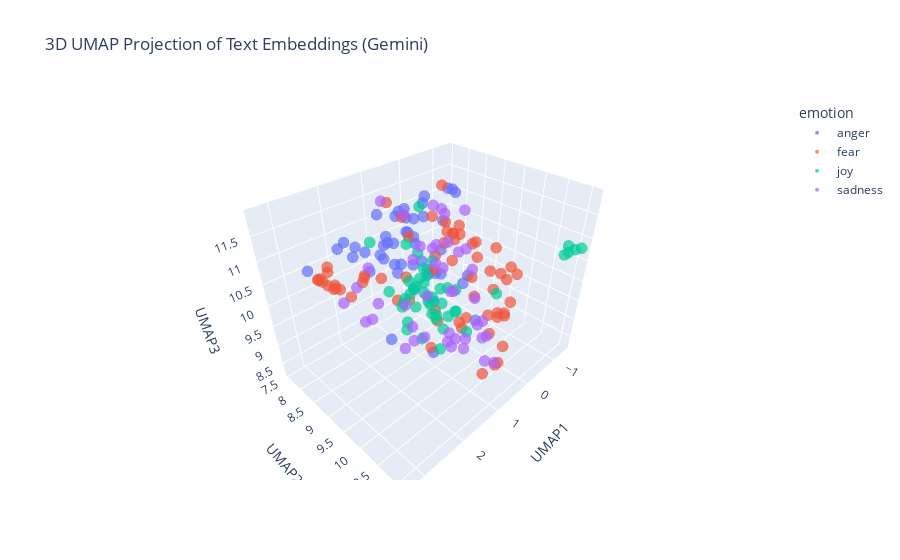

Here is the notebook cell this chart was saved with:
### Markdown cell above
---
##### <a id='toc1_5_8_1_1_'></a>[**>>> Exercise 4 (Take home):**](#toc0_)

Apply UMAP to the same embeddings to reduce the dimensionality to 3D vectors and plot the 3D graph, discuss the differences and similarities with the 2D graph.

### Code cell
import pandas as pd
import numpy as np
import umap
import plotly.express as px
from IPython.display import display, Markdown

# Load the embeddings data
train_df_new = pd.read_pickle("./data/train_df_sample_embeddings.pkl")
test_df_new = pd.read_pickle("./data/test_df_sample_embeddings.pkl")

# Combine training and testing data
combined_df = pd.concat([train_df_new, test_df_new], ignore_index=True)

# Prepare embeddings for UMAP
X_embeddings = np.array(combined_df["embeddings_values"].tolist())

# Apply UMAP for 3D reduction
reducer_3d = umap.UMAP(n_components=3, metric="cosine", random_state=28)
embedding_3d = reducer_3d.fit_transform(X_embeddings)

# Create a DataFrame for 3D plotting
df_plot_3d = pd.DataFrame(embedding_3d, columns=["UMAP1", "UMAP2", "UMAP3"])
df_plot_3d["emotion"] = combined_df["emotion"]
df_plot_3d["intensity"] = combined_df["intensity"]
df_plot_3d["text"] = combined_df["text"]

# Create a 3D interactive plot
fig_3d = px.scatter_3d(
    df_plot_3d,
    x="UMAP1",
    y="UMAP2",
    z="UMAP3",
    color="emotion",
    hover_data=["text", "intensity"],
    title="3D UMAP Projection of Text Embeddings (Gemini)"
)
fig_3d.update_traces(marker=dict(size=4, opacity=0.7))
fig_3d.show()

### Figure 1 — Plotly figure (JSON) as saved in the notebook; plotly's stock layout.template omitted (floating-point values rounded to 4 significant figures)
{"data": [{"customdata": [["pressure does burst pipes 😭", 0.479], ["Absolutely fuming that some woman jumped into my prebooked taxi and drove off 😡", 0.75], ["Yet we still have deaths, road rage, &amp; violations on the road, despite a widely accepted concept of 'personal accountability' while driving", 0.521], ["@NessaMatthews he's perfect. But not even in that way where you sort of resent him or suspect that he leads a double life. Just perfect.", 0.271], ["@LisaAsquithtobe @craig8710 @WayneHaselden @june65wigan everyone is against wigan because we are the biggest club ", 0.354], ["@_Inferno217_ @PaladinsGame ummm that dragons fury though..", 0.271], ["@SarahMi40605180 @kaileighhxo sorry to burst the bubble but there was never any illusion 🙈😂😂", 0.396], ["@Lexual__ @jdspielman10 RIP to the 100s of black men,, women,CHILDREN killed in Chicago. Where is the outrage?", 0.562], ["@BarackObama I love Lizzy Warren's latest rage against Wall Street.", 0.177], ["doing some testing with my current earth burst team", 0.375], ["@josephperson Cam is still rattled from the backlash he received when he made the black QB comment and suffered the wrath of White America.", 0.396], ["@djddueces jojo at 12:30 and not midnight lets rage WRYYYYYY", 0.542], [".@LEAFYSZERKER @markiplier is that an insult? Sounds like a job well done. it's red so it's done the job it was suppose to do #justsaying", 0.521], ["@ChurdAllan fucked my coupon that goal! #raging", 0.729], ["Paul forever. Paul should have won! Paul played such a better game! #BB18 ", 0.438], ["@AuntieSupreme @KimberlyCarole y'all found me to express yalls displeasure. 😉", 0.438], ["@KingNicky7 also madden isn't the funniest game to watch and if there isn't much happening it's boring", 0.25], ["That AK47 leave your spine with a frown", 0.521], ["I screened my own snap what kind of narcissistic ass would smh", 0.479], ["np rum rage", 0.417], ["Now that @Jasmine_Wrn has snapchat back it's a constant battle to see who can get the ugliest snap of one another 😂🙃 #snap survival", 0.458], ["So I wished my sis 12 midnight but received no reply from her. My 2nd sis JUST wished her, got a reply. You know who's the fav ", 0.479], ["Bloods boiling", 0.708], ["the teams that face Barca and Bayern after a defeat are the ones who face the wrath", 0.458], ["Chris ate all my mac n cheese so imma eat all his taffy ", 0.438], ["Thursdays at 6pm Vespers &amp; Meditation #prayerful #plainsong #multisensory #candles #incense #psalms #music #silence #faithful sing or listen", 0.208], ["Recommended reading: Prisoners of Hate by Aaron Beck ", 0.292], ["Anger is cheap and politeness is expensive. Don't expect everybody to be polite. #ThoughtfulThursday  #politeness", 0.333], ["Someone needs to tell Candice she'll be stuck with that shitty pout if the wind changes. #GBBO", 0.688], ["Love how Megan is raging about this Kendall Jenner photo and I'm sat here like 🤔🙃", 0.396], ["Ellie just gave me loads of gifts with notes on em for uni n I burst out in tears, I LOVE HER😩", 0.146], ["The bubble has officially burst. 98 boys to beat for the trophy and all the glory #wptmain #bye", 0.29], ["@politico @realDonaldTrump another angry white man!", 0.708], ["My baskets are better when I'm in a bad mood someone irritate me before practice please", 0.479], ["I wish the next madden has a story mode too. Just like Fifa 17 #madden", 0.312], ["@brian5or6 turn that shit off!   Home Button under Accessibility. \\n\\nWhen did innovation become mind fuckery? . #iphonePhoneHome", 0.688], ["Finding out my two best Fwendz are going to rage with me at @lifeisbeautiful makes this last week of no sleep extra worth it", 0.438], ["@tmz @HarveyLevinTMZ   Hell hath no fury like a women scorned.    It's the affair.  Not the parenting", 0.667], ["Sorry guys I have absolutely no idea what time i'll be on cam tomorrow but will keep you posted. ", 0.202], ["Is it me, or is Ding wearing the look of a man who's just found his arch enemy in bed with his missus? #angryman #scowl", 0.5], ["@ZubairSabirPTI  pls dont insult the word 'Molna'", 0.479], ["@LiamCannon1 He's just too raging to type properly... Ha ha!", 0.375], ["Anger, resentment, and hatred are the destroyer of your fortune today.", 0.396], ["Just watched Django Unchained, Other people may frown, but I titter in delight! 2/5", 0.229], ["#oow16 #sting decent new song", 0.125], ["@RevTrevK @Wolfman93011 @Daraidernation @EROCKhd Take 2k out of it the numbers on madden are low and have dropped and people are unhappy", 0.586], ["Ok scrubbed hands 5 times before trying to put them in.\\nEyeballs #burning \\n#EvenMoreBlind accidentally scared the #cat whilst #screeching", 0.604], ["@DJ_JeanFranko growl!!!", 0.5]], "hovertemplate": "emotion=anger<br>UMAP1=%{x}<br>UMAP2=%{y}<br>UMAP3=%{z}<br>text=%{customdata[0]}<br>intensity=%{customdata[1]}<extra></extra>", "legendgroup": "anger", "marker": {"color": "#636efa", "opacity": 0.7, "size": 4, "symbol": "circle"}, "mode": "markers", "name": "anger", "scene": "scene", "showlegend": true, "type": "scatter3d", "x": [0.9705, 1.047, 2.001, -0.5341, 0.3173, 0.5551, 0.3053, 2.176, 2.237, 0.6378, 2.099, 1.009, 0.6629, 0.9029, -0.02036, 0.3733, 0.06703, 0.7404, 0.07909, 1.118, -0.006704, -0.4506, 1.418, 1.193, 0.7726, 1.239, 1.577, 1.694, 0.3172, 0.3621, -0.4978, 0.1882, 2.229, 1.214, -0.07549, 0.4273, 0.1444, 1.369, -0.1761, 1.227, 3.287, 0.8325, 1.48, 0.1968, 1.533, 0.1491, 0.6226, 1.047], "y": [9.232, 8.693, 8.798, 8.151, 9.01, 8.415, 8.382, 8.564, 8.186, 9.278, 8.557, 7.993, 8.579, 8.383, 7.8, 8.028, 8.886, 9.19, 8.195, 8.446, 8.128, 9.07, 8.805, 8.735, 8.126, 9.675, 8.684, 8.274, 7.882, 7.978, 8.018, 8.469, 8.409, 8.645, 8.959, 8.612, 7.946, 8.302, 9.583, 8.351, 8.948, 8.504, 8.467, 7.984, 8.709, 9.076, 9.847, 8.169], "z": [10.54, 11.52, 10.76, 9.908, 11.26, 10.77, 10.07, 11.04, 11.08, 10.31, 11.21, 10.58, 10.72, 11.45, 10.76, 10.66, 11.82, 9.63, 11.29, 10.86, 10.93, 9.664, 10.66, 10.53, 11.21, 8.857, 10.8, 10.82, 11.14, 10.98, 9.212, 9.718, 11.3, 10.3, 11.71, 11.68, 9.018, 11.51, 8.83, 11.01, 11.43, 11.02, 10.75, 9.743, 8.789, 11.88, 10.35, 10.73]}, {"customdata": [["Can't start a good day without a cup of tea! \\n\\n#tea #start #day #goodday", 0.104], ["@NFYFC @Wilkster_ hmm, don't know many yf  who are short on confidence! Wish I'd been one, ", 0.431], ["Just feel awkward that I'm being timid to everyone.", 0.646], ["For the last 2 years the U.S. has been averaging about 4 terrorist attacks a month. Good debate topic. #Trump #Hillary ", 0.438], ["It's a good day at work when you get to shake Jim Lehrer's hand. Thanks, @keratx! Still kicking myself for being to shy to hug @mcuban.", 0.208], ["This is the first time I've written anything on this series in over two years, so I'm checking back in for one last nightmare.", 0.688], ["... in the same speech.  However he did mention foreign hand and funding in terrorism in the country. 👍\\n#ProudOfYouPrimeMinister", 0.417], ["We can't stop racism overnight. Nor gun violence. Nor terrorism. But we CAN literally stop Trump overnight. So, like, let's? #ImWithHer", 0.521], ["@GSchwartz_ it wasn't a joke . ", 0.229], ["@NeyaphemMaster @_James_Kellar_ @RavenMetamorph @MagnetoBroHood @jedi_paige Thomas' nervousness at being the group's focus is evident, 'I&gt;", 0.562], ["dread pitt", 0.521], ["That old lady is cray cray #scared #BellaIsSoCute  #Empire", 0.5], ["Accrington Stanley? Who are they? Exactly. Things looking dire for West Ham despite the win. What's changed since March? #bbcfootball", 0.619], ["Next month we'll be running overcoming #lowmood, overcoming #worry and improving #wellbeing courses in #Louth. Self refer on 0303 123 4000", 0.562], ["On a side note if you are self medicating ? That's not helping that is burying the anxiety that WILL manifest in another way. Heart disease?", 0.54], ["It's really alarming when an adult male calls their father 'daddy'", 0.438], ["@bdp514am We are a tired and restless community. We are human and tired of asking for change only to be ignored.", 0.458], ["@BartholomewD It's -terrible-! We're going to the local fish/chip place in Kirribilli #terrible", 0.667], ["Forgot to plug the phone in overnight ", 0.396], ["@Burnt_Out_Darth @theaterofscifi thanks. ", 0.22], ["@NandosSA just received order from @OrderInSA &amp; the chips are under cooked &amp; half raw!!! Usually best part of the meal #notcool #terrible", 0.373], ["@eileen_davidson on RHOBH, you just do not want to assume an affair while you were married so you criticize @LisaVanderpump! #awful", 0.479], ["I like cycling because I get to intimidate people with my powerful calves &amp; horrendous tan lines.", 0.25], ["If you really care like you state @flyfrontier @FrontierCare then I would seriously address sensitivity training to your employees ", 0.354], ["The Zika #Hoax Files: DEET is part of a binary chemical weapon targeting your brain: #Toxin #fear #neurological #USCitizens #Insect #mammal", 0.667], ["#WeirdWednesday OKAY! That jump-scared the #Poop out of me right there. Bad dog, BAD! Total code-brown in my favorite pants. #Damnit #horror", 0.833], ["#Everything you've ever wanted awaits you on the other side of #fear . #IfIWasTheOppositeSex #AskAMan", 0.479], ["You don't know what to expect by Brendon's video lmao LA devotee video got me shook ", 0.354], ["@realDonaldTrump She blamed Benghazi on a YouTube video. She blamed emails on #ColinPowell. Now she blames #terrorism on you. #weakHillary", 0.542], ["@KarenL109 replace the carpet!! #shocking !!!!", 0.562], ["You have a #problem? Yes! Can you do #something about it? No! Than why #worry", 0.25], ["@JTregManc it's fair to say he's been a bit timid compared to what I've been known to see from him", 0.458], ["Rojo is shocking.......absolutely shocking !!!", 0.625], ["Retweeted Dr. Rand Paul (@RandPaul):\\n\\nStop fueling a Middle East arms race and worsening an already horrific refugee crisis in Yemen.", 0.667], ["Who likes #werewolves and #horror and #surfing? Because BREAKER over on @readstela has all that and MORE.", 0.438], ["@frecklybellamy the walking dead, mr robot, american horror story, merlin", 0.188], ["you come running back to me saying how much you miss me then cower away when we acc try a friendship 👍🏼", 0.521], ["Jimmy Carr makes me want to cry and cry *shiver* ", 0.792], ["@politico If they say the words radical Islamic terrorist, will that somehow make the terror groups drop their weapons?", 0.646], ["@CBCNews Canada should be a driving force of democracy freedom rights - instead we help #dictator #misogyny #Sharia #Islam  #polygamy", 0.625], ["@ChowdharyMahima Appreciate ur 'half truth.' Don't let ur good judgement swayed in the realm of propaganda. State doesn't sponsor terrorism.", 0.542], ["petrify  me in the fossil type of way", 0.458], ["I start work tmrw yall, i'm nervous lol", 0.854], ["2day's most used term is, #terrorism, with many addresses and forms. On my #opinion, the only form of terrorism in this world is, injustice!", 0.604], ["@CP24 And I hope when the police met him at the subway that they took him straight to jail 😕 #awful", 0.562], ["When a guy comes on the train that smells like a mixture of a damp dog, old sweat and sewage works!!!!#gross #horrid #getoffthetrain #smelly", 0.521], ["#Trump is #afraid of the big, bad #Hillary. #election #PresidentialDebate #PresidentialElection2016 #orangehitler #skip #hide #coward #fear", 0.531], ["@troyesivan I'm eating sushi, I'm shaking for you", 0.458], ["@Marissa_Frost @NevAmore_MFC awe I love you twooo!!! come adventure with me someday!", 0.134], ["@iSmashFizzle that's me all the time. I carry ginger candy, peppermint oil and sea-bands at all times #anxiety", 0.646], ["In dire need of a worship session to just let go of everything", 0.562], ["“We can easily #forgive a #child who is #afraid of the #dark; the real #tragedy of #life is when #men are #afraid of the #light.”–Plato", 0.375], ["@mikefreemanNFL \\nIsn't OBrien supposed to be some sort of offensive genius ", 0.167], ["@ccrago It was dreadful, even after he met the Catfish he still thought it was her!", 0.5], ["About 7 weeks till I can pick up my camera again. Though I think there is a group cemetery shoot in october I can make! #photography ", 0.312], ["By officialy adopting #BurhanWani, a #Hizbul terrorist, #Pakistan n #NawazSharif hv md a cardinal mistake 2day tht'll haunt fr years. #UNGA", 0.72], ["My Modern Proverb: 'Don't let anyone intimidate you about being single; most marriages end in divorce.'", 0.312], ["Thanks for ripping me off again #Luthansa €400 not enough for a one way flight to man from Frk then €30 for a bag then free at gate ", 0.375], ["The 2nd step to beating #anxiety or #depression is realising that it's not about waiting for ...., Take action yourself now.", 0.479], ["@ChrissyCostanza and have social anxiety. There is many awkward things wrong with me. 😄", 0.771], ["At school, my classmate is with me at music class and he sang Hallelujah like, god, with my friend we were breathless.", 0.22], ["I don't want speak front to him   #nopanicattack", 0.72], ["@CesarSampao @thisisbolton don't get me started on town centre. Used to go every week.... not been for 18 months ", 0.458], ["But I was so intrigued by your style, boy.Always been a sucker for a wild boy #alarm -@AnneMarieIAm", 0.292]], "hovertemplate": "emotion=fear<br>UMAP1=%{x}<br>UMAP2=%{y}<br>UMAP3=%{z}<br>text=%{customdata[0]}<br>intensity=%{customdata[1]}<extra></extra>", "legendgroup": "fear", "marker": {"color": "#EF553B", "opacity": 0.7, "size": 4, "symbol": "circle"}, "mode": "markers", "name": "fear", "scene": "scene", "showlegend": true, "type": "scatter3d", "x": [-0.2769, -0.2174, 0.2204, 2.921, 0.1798, 0.9749, 3.189, 2.708, 1.686, 0.288, 1.264, 0.2633, 0.4643, 1.19, 0.7458, 0.6937, 1.951, 0.9596, -0.4674, 1.128, 0.9696, 1.258, 0.6443, 2.058, 2.932, 0.4864, 1.029, -0.4276, 2.831, 0.6514, 0.9985, -0.04467, 0.8021, 2.842, 0.1565, 0.0326, -0.436, 0.7712, 2.961, 2.888, 3.194, 0.8071, 0.1096, 3.145, 1.594, 0.6631, 2.755, -0.405, -0.5315, 0.4293, 1.356, 1.442, 0.1297, 1.094, 0.0127, 3.196, 1.41, 1.086, 0.9567, 0.4146, 0.01944, 0.3956, 0.2761, -0.505], "y": [8.226, 8.992, 10.43, 9.026, 7.797, 9.872, 9.042, 8.716, 8.174, 10.33, 9.736, 10.45, 9.215, 10.9, 10.99, 10.21, 8.528, 9.722, 9.277, 7.983, 9.368, 8.469, 8.242, 8.615, 9.114, 9.993, 10.86, 10.35, 9.072, 9.626, 11.03, 9.484, 9.711, 8.773, 10.21, 10.5, 9.2, 10.09, 8.933, 8.862, 9.08, 9.371, 10.36, 9.115, 9.425, 9.732, 9.262, 10.13, 7.929, 10.73, 9.724, 10.57, 8.787, 9.78, 9.276, 9.131, 8.83, 8.685, 11.06, 10.35, 10.56, 10.7, 9.259, 9.634], "z": [8.304, 10.76, 9.728, 10.94, 8.663, 11.02, 11.27, 10.77, 10.24, 10.27, 11.18, 10.68, 11.36, 9.092, 9.544, 11.11, 10.47, 11.54, 9.183, 9.815, 11.71, 11.77, 9.741, 10.46, 11.01, 11.25, 9.95, 10.3, 10.91, 11.22, 9.275, 10.8, 11.43, 11.12, 11.08, 10.74, 9.681, 9.727, 10.99, 11.29, 11.27, 9.253, 9.521, 11.24, 11.56, 11.55, 10.82, 10.08, 9.264, 9.942, 9.091, 10.15, 11.87, 11.39, 8.709, 11.33, 9.82, 11.49, 9.326, 9.735, 9.953, 9.971, 11.07, 10.01]}, {"customdata": [["Watch this amazing live.ly broadcast by @thebrandonrobert  #musically", 0.48], ["I love how cheery and adoring @JackHoward gets every time he produces new content.", 0.833], ["i mean i guess most of the mean ones are treated as like playful but i want to support yoosung without dating him ;___;", 0.32], ["Watch this amazing live.ly broadcast by @izzybuzy365  #musically", 0.667], ["What a great training course, lots of photos, fun and laughter. Photo's will be up soon #Boostercourse #fun #laughter", 0.82], ["Quote_Soup: Be happy not because everything is good, but because you can see the good side of everything. #optimism", 0.521], ["Turkish exhilaration: for a 30% shade off irruptive russian visitors this twelvemonth, gobbler is nephalism so...", 0.404], ["LOVE LOVE LOVE #smile #fun #relaxationiskey", 0.74], ["listening to the Oblivion score, drinking coffee, researching for new sci-fi animated project.", 0.288], ["Three days off a month with two ex wives and no home could be worse. I don't know how, but it could #oilandgas #optimism", 0.25], ["Does anyone remember a movie that is animated in the late 70's called Shame of the Jungle John Bulushi was in it wild if that's your taste", 0.229], ["I'm due for a big change! I've prayed on it, I think I deserve it #positivity #optimism", 0.66], ["Watch this amazing live.ly broadcast by @rosannahill #lively #musically", 0.56], ["@kevinmenzel annual reminder that i don't care and will cheerfully eat anything so labeled", 0.519], ["tfw you're en-route to your future :) !! @HUCJIR i'm coming for ya! #openhouse #futurecantor  #NYCletsgo", 0.56], ["Tend the sick, Lord Christ; give rest to the weary, bless the dying, soothe the suffering, pity the afflicted, shield the joyous;", 0.271], ["Watch this amazing live.ly broadcast by @maisiev #lively #musically", 0.542], ["I saw her, whose countenance expressed a mighty rivers were monotonous, and her lively conversation took care of the various", 0.42], ["I truly believe in my heart right now that Satan is rejoicing because we are all against one another", 0.204], ["Stack up with porthole under way heyday through worthy of faith bull's-eye transportation services: moM", 0.32], ["As the birds begin to chirp, I try to sleep. #Jetlag", 0.12], ["Being a veteran just totally got me out of a ticket. I'm elated right now, close call.", 0.604], ["A #smile brightens your day and the day of everyone around you, so remember to #smile, it's #free. :-)", 0.792], ["@david_garrett Quite saddened.....no US dates, no joyous anticipation of attending a DG concert (since 2014). Happy you are keeping busy.", 0.14], ["@ofc_ALDUBQC Glad you gained some cheery vibes just by looking at our Happy Meal! 😊", 0.558], ["@ArtyBagger With or without cake seeing your wee cheery face is always a joy xx", 0.729], ["Make someone happy ^_^", 0.604], ["I assume that people pick up on my joviality coz I lol a lot but it's just not working. Maybe I need to get heavy handed with emoticons? Ha", 0.458], ["@zinabukvic_ cheer up", 0.38], ["If you simply act out of kindness, strength, and optimism, today will be the best day ever! @Tarleton_KINE @DrKaylaPeak @jssimpson9", 0.625], ["Trying to loveee somebody, just wanna love somebody right now, guess there's just no pleasing me", 0.354], ["Go follow #beautiful #Snowgang ♥@Amynicolehill12 ♥ #Princess #fitness #bodyposi #haircut #smile #Whitegirlwednesday", 0.604], ["@JoshNoneYaBiz I love parody accounts! Well done. Vote for #Trump. #lol ", 0.708], ["@yoursecretsub1 Trust me dear, if you want to make anything invisible, hang a wet paint on it, and hilarity will ensue.", 0.521], ["Watch this amazing live.ly broadcast by @__.mila.__  #musically", 0.458], ["@WyoWiseGuy @LivingVertical however, REI did offer me the job today as well. Can't believe how exponentially freaking joyous I feel...!!!", 0.896], ["@Casper10666 I assure you there is no laughter, but increasing anger at the costs, and arrogance of Westminster.", 0.167], ["The smell of freshly cut grass didn't even cheer me up...boy oh boy", 0.229], ["@Bridget_Jones was joyous. Worried I would be disappointed. Most definitely was not. #chickflick #giggles #comethefuckonbridget", 0.68], ["A #new day to #live and #smile. Hope all the #followers a nice #night or #day. :D", 0.688], ["@Geminiak @LondonNPC you're welcome! #wordgeek \\nAlso, good to put a face to the twitter feed, even if it was only a cheery hello! 😀", 0.646], ["i was so embarrassed when she saw us i was like knvfkkjg she thinks we're stalkers n then she starts waving all cheerfully inviting us in 😩", 0.25], ["It's #HobbitDay! \\nHobbit's give gifts on their birthdays, so I'm sharing the gift of #glee today! Find something that makes you happy!", 0.708], ["@kwelbyroberts they will come and you will rejoice at their arrival.", 0.458], ["@GigaFag @pipertownsend_ snapchat new would beg to differ ", 0.156]], "hovertemplate": "emotion=joy<br>UMAP1=%{x}<br>UMAP2=%{y}<br>UMAP3=%{z}<br>text=%{customdata[0]}<br>intensity=%{customdata[1]}<extra></extra>", "legendgroup": "joy", "marker": {"color": "#00cc96", "opacity": 0.7, "size": 4, "symbol": "circle"}, "mode": "markers", "name": "joy", "scene": "scene", "showlegend": true, "type": "scatter3d", "x": [-1.18, -0.4253, 0.4385, -1.234, -0.304, -0.3052, 0.9203, -0.4686, 0.8524, 0.2323, 0.07497, 0.128, -1.338, 0.8626, 0.4001, 1.195, -1.417, 0.602, 1.7, 0.8479, 0.06555, 0.02985, -0.453, 1.43, -0.4152, -0.3792, -0.5419, 0.1746, -0.6388, -0.1574, 0.8525, -0.8052, -0.005995, 0.07905, -1.235, 0.177, 1.472, 0.857, 0.07104, -0.5042, -0.2712, 0.06724, -0.4153, 0.5885, 0.08253], "y": [10.89, 7.678, 9.852, 10.94, 7.668, 8.023, 8.433, 7.739, 8.936, 8.766, 8.009, 8.657, 11.02, 7.886, 8.262, 9.818, 11.1, 9.655, 9.44, 8.303, 9.215, 7.797, 7.805, 9.105, 7.697, 7.733, 7.872, 9.28, 8.05, 8.237, 9.576, 8.144, 7.536, 8.489, 10.91, 7.826, 8.151, 9.709, 7.676, 8.239, 7.566, 10.25, 7.854, 8.116, 8.09], "z": [10.65, 9.235, 9.028, 10.7, 8.988, 8.368, 9.274, 9.032, 8.526, 8.752, 10.01, 8.507, 10.76, 9.284, 8.802, 9.012, 10.8, 9.542, 9.78, 9.068, 9.018, 8.912, 8.415, 9.23, 8.513, 8.852, 8.392, 9.688, 8.699, 8.276, 9.186, 8.69, 10.02, 10.02, 10.85, 8.839, 10.9, 9.596, 9.091, 8.412, 8.717, 10.03, 8.31, 9.064, 11.18]}, {"customdata": [["What's a Kali's kitten? [She asked, a frown curling on her fair skinned forehead as he showed her the scar] A cat did - (@ScarredTiger)", 0.417], ["The 2nd step to beating #anxiety or #depression is realising that it's not about waiting for ...., Take action yourself now.", 0.495], ["There's many things I don't care about, and many things I do that I don't speak on because it's such a heaviness even when released...", 0.625], ["@knology has providing customers w/equipment that doesn't deliver speeds of internet services that they have been charging. #unhappy #scam", 0.688], ["Bill Clinton: 'Do not grow weary of doing good.' @ClintonGlobal #CGI2016", 0.275], ["@Piggiewhopays lmao! I can only imagine the frown across that face of yours. #Hilarity", 0.271], ["@cherrivarisco @audubonsociety Oh yes, males are colourful and the Females are dull, so that they can blend in to their environment.", 0.292], ["Add Donte Moncrief to my dismal situation #blessed.", 0.561], ["Extreme sadness", 0.917], ["Feeling worthless as always ", 0.958], ["Sometimes I think the British political landscape is desolate and then I look over at the foaming wasteland of the US and think we're OK", 0.438], ["People want me to go pine ridge, little wound or Oelrichs. Starting to think about transferring but I wanna stay at cloud. Decisions man.", 0.396], ["Awareness of time is awareness of time lost. #awareness #time ", 0.417], ["I got diagnosed with severe-extreme depression and I didn't know there was a difference between those two lol", 0.708], ["Patti seems so sad. She stamped and ran behind the sofa. We will have to give her plenty of love and affection...more than usual. #sad", 0.729], ["Sky news still pushing the Brexit gloom line, managing to ignore the fact it's simply not happening. 'But in the future.....'", 0.396], ["Standard Candice starting the show with a pout #startasyoumeantogoon #GBBO", 0.354], ["#ThankYouCGI - Do not grow weary in doing good. #CGI2016", 0.375], ["Honestly I've come to a place where I keep getting discouraged but just gotta tell myself to keep pushing through it.", 0.729], ["@HillaryClinton @TheDemocrats It's ok 2 be disgusted or dishearten with presidential race but don't let that stop u from voting IT MATTERS", 0.542], ["@TouchPH  The solution is to punish the criminals. That's the only way to discourage crime. or the circle will continue.", 0.479], ["@eehbahmum WHY?! Did they want to make you plummet in to the depths of despair??", 0.604], ["@ksmitely @CitizenMeh I feel strongly that we need to work together to right this dreadful wrong.", 0.415], ["Be strong &amp; courageous. Do not be terrified or discouraged, for the LORD your God will be with you wherever you go.", 0.229], ["Dad asked if I was too hungover to function today. Little does he know I stayed sober last night so i could get shit faced tonight 😅", 0.271], ["Band members wanted. Contact me #NewcastleGateshead #Sunderland #musicians #musicbusiness #musicislife #music #musically #band #blues #folk", 0.299], ["@keyshamackie it's fucking dreadful for live footy matches", 0.571], ["ya boy gets mad tired of pine trees", 0.292], ["If a friend lost his/her phone, how long do they have to mourn their lost phones before you ask for their earpiece?", 0.458], ["That house on #GrandDesigns isn't in a forest it's in a wibbly wobbly pine plantation", 0.271], ["@_noTORIEty lol senior year we would get early dismal for work study ,he was her boss and you know what happened next 🙃", 0.354], ["Oh, I should just 'get over' my #depression and 'be happy?' Don't you think I've tried that thousands of times already? You're not helping.", 0.812], ["@rickygervais my first time in Slough so checked out the new station floor  #LifeOnTheRoad", 0.292], ["Im kind of confused.  The one thing i do right now has a great future, but on the other hand so does the new thing . #lost #needhelp", 0.604], ["you never call me when your sober", 0.562], ["This world has some serious issues we should all go to therapy", 0.75], ["aaahhhh! a little @OtisRedding to soothe the soul. #music ", 0.25], ["@StaceyDavidson_ You're a thief and a liberal mope, investigated by the financial services board for theft of govt retirement funds. THIEF", 0.667], ["@kayleighmcenany  @DonaldJTrumpJr Is that really all you can offer for those who sacrifice daily to keep you safe...? @kayleighmcenany #sad", 0.625], ["340:892 All with weary task fordone.\\nNow the wasted brands do glow,\\nWhilst the scritch-owl, scritching loud,\\n#AMNDBots", 0.458], ["@GolfStrat out of Rory starts. What would your B group look like w/o him? Hideki and Walker, and throw Reed or Knox on the pine?", 0.343], ["On bedrest since I got out of the hospital. U find in unopened beer.. what do I do. Pour that shit out! No alcohol at all for me #sober", 0.44], ["@CovinoandRich just heard back2back,  guess that's why they call it the blues &amp; she's got the look, but I can only sing tickle sacks version", 0.375]], "hovertemplate": "emotion=sadness<br>UMAP1=%{x}<br>UMAP2=%{y}<br>UMAP3=%{z}<br>text=%{customdata[0]}<br>intensity=%{customdata[1]}<extra></extra>", "legendgroup": "sadness", "marker": {"color": "#ab63fa", "opacity": 0.7, "size": 4, "symbol": "circle"}, "mode": "markers", "name": "sadness", "scene": "scene", "showlegend": true, "type": "scatter3d", "x": [0.7134, 0.9769, 0.409, 0.729, 1.987, 0.1304, 0.1441, -0.08104, 1.241, 0.9422, 1.799, 0.2366, -0.1928, 1.102, 1.024, 1.786, 0.1394, 1.754, 0.5739, 2.64, 2.129, 1.012, 2.176, 0.7742, -0.5392, 1.439, 0.6552, 0.9589, -0.3796, 0.4343, -0.07135, 1.026, 0.4478, 0.1704, -0.4951, 1.636, 1.072, 1.208, 2.144, 0.6175, -0.1232, -0.1957, 0.1772], "y": [9.625, 10.99, 10.1, 9.154, 8.479, 8.152, 8.864, 9.215, 10.06, 9.991, 9.684, 10.12, 9.768, 10.35, 9.896, 9.492, 7.651, 8.395, 9.947, 8.819, 8.942, 9.488, 8.584, 9.74, 8.695, 9.036, 9.288, 9.208, 9.367, 8.945, 8.338, 10.81, 9.274, 10.18, 9.154, 9.83, 8.918, 8.242, 9.163, 9.614, 9.259, 8.574, 7.967], "z": [10.09, 9.293, 9.35, 11.77, 9.397, 10.27, 10.04, 11.42, 9.387, 9.229, 9.866, 8.899, 8.899, 9.306, 9.374, 10.26, 10.86, 9.281, 8.976, 10.4, 10.96, 10.82, 10.39, 8.751, 10.07, 8.675, 11.72, 9.894, 9.221, 10.75, 10.21, 9.247, 10.95, 8.947, 9.839, 9.607, 8.59, 11.71, 10.31, 10.04, 10.55, 11.09, 9.873]}], "layout": {"legend": {"title": {"text": "emotion"}, "tracegroupgap": 0}, "scene": {"domain": {"x": [0, 1], "y": [0, 1]}, "xaxis": {"title": {"text": "UMAP1"}}, "yaxis": {"title": {"text": "UMAP2"}}, "zaxis": {"title": {"text": "UMAP3"}}}, "title": {"text": "3D UMAP Projection of Text Embeddings (Gemini)"}}}
